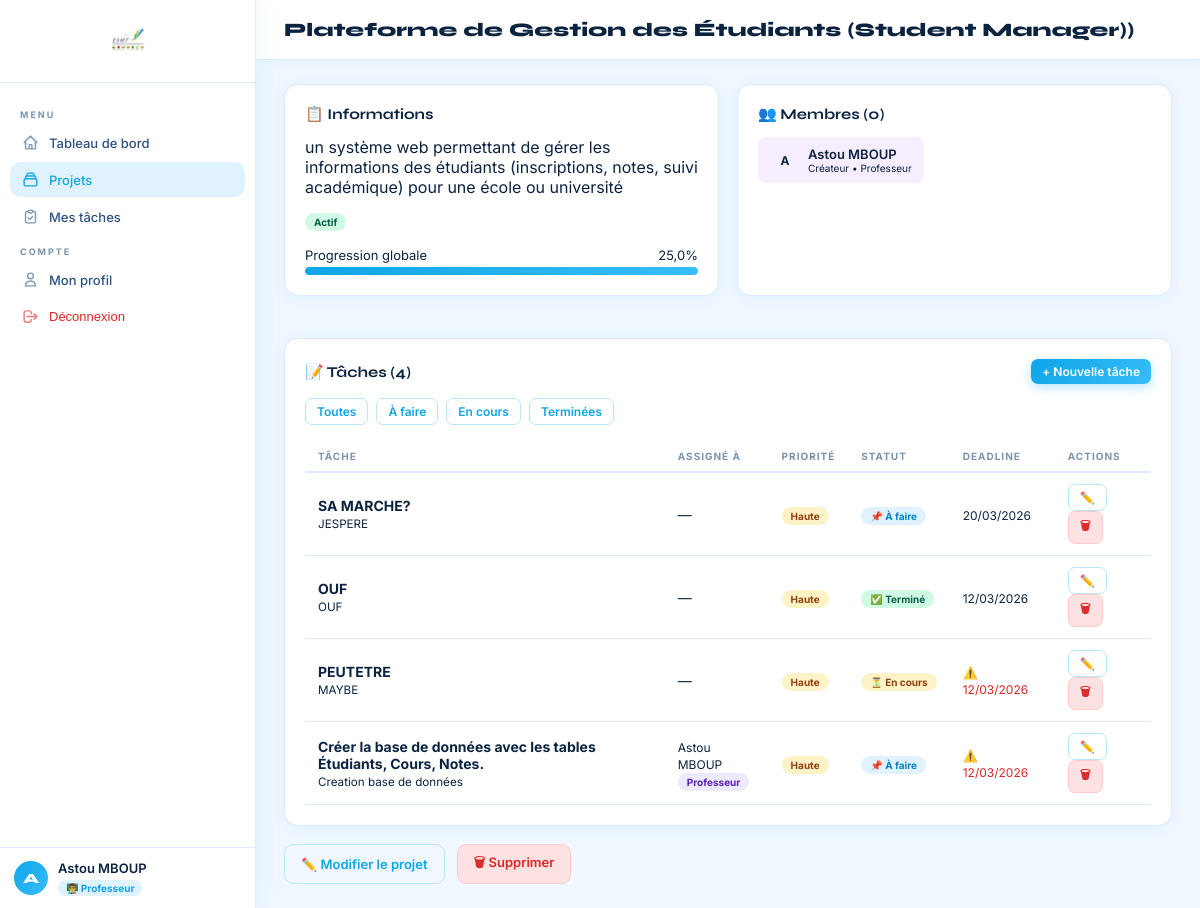
Screenshot of /projects/1/?status=a_faire (signed in) with the database file from the repository.
### users/models.py (models this page shows, shortened)
class User(AbstractUser):
    ROLE_ETUDIANT = 'etudiant'
    ROLE_PROFESSEUR = 'professeur'
    ROLE_CHOICES = [
        (ROLE_ETUDIANT, 'Étudiant'),
        (ROLE_PROFESSEUR, 'Professeur'),
    ]
    role = models.CharField(max_length=20, choices=ROLE_CHOICES, default=ROLE_ETUDIANT)
    avatar = models.ImageField(upload_to='avatars/', null=True, blank=True)
    bio = models.TextField(blank=True)
    class Meta:
        verbose_name = 'Utilisateur'
        verbose_name_plural = 'Utilisateurs'
    @property
    def is_professeur(self):
        return self.role == self.ROLE_PROFESSEUR

### projects/models.py (models this page shows, shortened)
class Project(models.Model):
    STATUS_CHOICES = [
        ('actif', 'Actif'),
        ('en_pause', 'En pause'),
        ('termine', 'Terminé'),
        ('archive', 'Archivé'),
    ]
    name = models.CharField(max_length=200)
    description = models.TextField(blank=True)
    creator = models.ForeignKey(User, on_delete=models.CASCADE, related_name='created_projects')
    members = models.ManyToManyField(User, related_name='member_projects', blank=True)
    status = models.CharField(max_length=20, choices=STATUS_CHOICES, default='actif')
    start_date = models.DateField(null=True, blank=True)
    end_date = models.DateField(null=True, blank=True)
    created_at = models.DateTimeField(auto_now_add=True)
    updated_at = models.DateTimeField(auto_now=True)
    class Meta:
        ordering = ['-created_at']
    def is_creator(self, user):
        return self.creator == user
    def can_access(self, user):
        return self.is_creator(user) or self.is_member(user)
    def get_completion_rate(self):
        total = self.tasks.count()
        if total == 0:
            return 0
        completed = self.tasks.filter(status='termine').count()
        return round((completed / total) * 100, 1)

### tasks/models.py (models this page shows, shortened)
class Task(models.Model):
    STATUS_CHOICES = [
        ('a_faire', 'À faire'),
        ('en_cours', 'En cours'),
        ('termine', 'Terminé'),
    ]
    PRIORITY_CHOICES = [
        ('basse', 'Basse'),
        ('moyenne', 'Moyenne'),
        ('haute', 'Haute'),
    ]
    project = models.ForeignKey(Project, on_delete=models.CASCADE, related_name='tasks')
    title = models.CharField(max_length=200)
    description = models.TextField(blank=True)
    deadline = models.DateTimeField()
    status = models.CharField(max_length=20, choices=STATUS_CHOICES, default='a_faire')
    priority = models.CharField(max_length=10, choices=PRIORITY_CHOICES, default='moyenne')
    assigned_to = models.ForeignKey(
        User, on_delete=models.SET_NULL, null=True, blank=True,
        related_name='assigned_tasks'
    )
    created_by = models.ForeignKey(User, on_delete=models.CASCADE, related_name='created_tasks')
    created_at = models.DateTimeField(auto_now_add=True)
    updated_at = models.DateTimeField(auto_now=True)
    completed_at = models.DateTimeField(null=True, blank=True)
    class Meta:
        verbose_name = 'Tâche'
        verbose_name_plural = 'Tâches'
        ordering = ['-created_at']
    @property
    def is_overdue(self):
        from django.utils import timezone
        if not self.deadline:
            return False
        return self.status != 'termine' and self.deadline < timezone.now()

### projects/views.py (the view)
# urls.py: path('<int:pk>/', views.project_detail_view, name='project-detail'),
@login_required
def project_detail_view(request, pk):
    project = get_object_or_404(Project, pk=pk)
    if not project.can_access(request.user):
        messages.error(request, "Accès refusé.")
        return redirect('project-list')
    tasks = project.tasks.select_related('assigned_to').order_by('-created_at')
    return render(request, 'projects/detail.html', {'project': project, 'tasks': tasks})

### templates/projects/detail.html (shortened to what this page needs)
{% extends 'base.html' %}
{% block page_title %}{{ project.name }}{% endblock %}
{% block content %}
<div class="grid-2" style="margin-bottom:24px;">
  <div class="card">
    <div class="card-title">📋 Informations</div>
    <p style="color:var(--text-muted);margin-bottom:16px;">{{ project.description|default:"Aucune description." }}</p>
    <div style="display:flex;gap:12px;flex-wrap:wrap;">
      <span class="badge {% if project.status == 'actif' %}badge-success{% elif project.status == 'termine' %}badge-info{% else %}badge-warning{% endif %}">{{ project.get_status_display }}</span>
    </div>
    <div style="margin-top:16px;">
      <div style="display:flex;justify-content:space-between;margin-bottom:4px;font-size:13px;">
        <span>Progression globale</span><span>{{ project.get_completion_rate }}%</span>
      </div>
      <div class="progress-bar" style="height:8px;">
        <div class="progress-fill" style="width:{{ project.get_completion_rate }}%;"></div>
      </div>
    </div>
  </div>
  <div class="card">
    <div class="card-title">👥 Membres ({{ project.members.count }})</div>
    <div style="display:flex;flex-wrap:wrap;gap:8px;">
      <div style="display:flex;align-items:center;gap:8px;background:rgba(168,85,247,0.1);border-radius:8px;padding:8px 12px;">
        <div style="width:30px;height:30px;border-radius:50%;background:linear-gradient(135deg,var(--accent),var(--accent2));display:flex;align-items:center;justify-content:center;font-size:12px;font-weight:700;">{{ project.creator.username|first|upper }}</div>
        <div>
          <div style="font-size:13px;font-weight:600;">{{ project.creator.get_full_name|default:project.creator.username }}</div>
          <div style="font-size:10px;color:var(--accent2);">Créateur • {{ project.creator.get_role_display }}</div>
        </div>
      </div>
    </div>
  </div>
</div>
<div class="card">
  <div class="card-title" style="justify-content:space-between;">
    <span>📝 Tâches ({{ tasks.count }})</span>
    {% if project.creator == request.user %}
    <a href="{% url 'task-create' project.pk %}" class="btn btn-primary btn-sm">+ Nouvelle tâche</a>
    {% endif %}
  </div>
  <div style="display:flex;gap:8px;margin-bottom:16px;flex-wrap:wrap;">
    <a href="?" class="btn btn-outline btn-sm {% if not request.GET.status %}btn-primary{% endif %}">Toutes</a>
    <a href="?status=a_faire" class="btn btn-outline btn-sm">À faire</a>
    <a href="?status=en_cours" class="btn btn-outline btn-sm">En cours</a>
    <a href="?status=termine" class="btn btn-outline btn-sm">Terminées</a>
  </div>
  {% if tasks %}
  <table>
    <thead><tr><th>Tâche</th><th>Assigné à</th><th>Priorité</th><th>Statut</th><th>Deadline</th><th>Actions</th></tr></thead>
    <tbody>
      {% for task in tasks %}
      <tr>
        <td><strong>{{ task.title }}</strong><br><small style="color:var(--text-muted);">{{ task.description|truncatechars:50 }}</small></td>
        <td>
          {% if task.assigned_to %}
          <span style="font-size:12px;">{{ task.assigned_to.get_full_name|default:task.assigned_to.username }}</span><br>
          <span class="badge {% if task.assigned_to.is_professeur %}badge-purple{% else %}badge-info{% endif %}" style="font-size:10px;">{{ task.assigned_to.get_role_display }}</span>
          {% else %}<span style="color:var(--text-muted);">—</span>{% endif %}
        </td>
        <td>
          {% if task.priority == 'urgente' %}<span class="badge badge-danger">Urgente</span>
          {% elif task.priority == 'haute' %}<span class="badge badge-warning">Haute</span>
          {% elif task.priority == 'normale' %}<span class="badge badge-info">Normale</span>
          {% else %}<span class="badge">Basse</span>{% endif %}
        </td>
        <td>
          {% if task.status == 'termine' %}<span class="badge badge-success">✅ Terminé</span>
          {% elif task.status == 'en_cours' %}<span class="badge badge-warning">⏳ En cours</span>
          {% else %}<span class="badge badge-info">📌 À faire</span>{% endif %}
        </td>
        <td>
          {% if task.deadline %}
            {% if task.is_overdue %}<span style="color:var(--danger);font-size:12px;">⚠️ {{ task.deadline|date:"d/m/Y" }}</span>
            {% else %}<span style="font-size:12px;">{{ task.deadline|date:"d/m/Y" }}</span>{% endif %}
          {% else %}<span style="color:var(--text-muted);">—</span>{% endif %}
        </td>
        <td>
          {% if project.creator == request.user or task.assigned_to == request.user %}
          <a href="{% url 'task-edit' task.pk %}" class="btn btn-outline btn-sm">✏️</a>
          {% endif %}
          {% if project.creator == request.user %}
          <a href="{% url 'task-delete' task.pk %}" class="btn btn-danger btn-sm">🗑</a>
          {% endif %}
        </td>
      </tr>
      {% endfor %}
    </tbody>
  </table>
  {% endif %}
</div>
{% if project.creator == request.user %}
<div style="display:flex;gap:12px;">
  <a href="{% url 'project-edit' project.pk %}" class="btn btn-outline">✏️ Modifier le projet</a>
  <a href="{% url 'project-delete' project.pk %}" class="btn btn-danger">🗑 Supprimer</a>
</div>
{% endif %}
{% endblock %}

### templates/base.html (shortened to what this page needs)
<!DOCTYPE html>
<html lang="fr">
<head>
</head>
<body>
<aside class="sidebar">
  <div class="sidebar-logo">
    <img alt="ESMT Logo"/>
  </div>
  <nav class="sidebar-nav">
    <div class="nav-section">Menu</div>
    <a href="{% url 'dashboard' %}" class="nav-item {% if 'dashboard' in request.resolver_match.url_name %}active{% endif %}">
      <svg width="17" height="17" fill="none" stroke="currentColor" viewBox="0 0 24 24"><path stroke-linecap="round" stroke-linejoin="round" stroke-width="2" d="M3 12l2-2m0 0l7-7 7 7M5 10v10a1 1 0 001 1h3m10-11l2 2m-2-2v10a1 1 0 01-1 1h-3m-6 0a1 1 0 001-1v-4a1 1 0 011-1h2a1 1 0 011 1v4a1 1 0 001 1m-6 0h6"/></svg>
      Tableau de bord
    </a>
    <a href="{% url 'project-list' %}" class="nav-item {% if 'project' in request.resolver_match.url_name %}active{% endif %}">
      <svg width="17" height="17" fill="none" stroke="currentColor" viewBox="0 0 24 24"><path stroke-linecap="round" stroke-linejoin="round" stroke-width="2" d="M19 11H5m14 0a2 2 0 012 2v6a2 2 0 01-2 2H5a2 2 0 01-2-2v-6a2 2 0 012-2m14 0V9a2 2 0 00-2-2M5 11V9a2 2 0 012-2m0 0V5a2 2 0 012-2h6a2 2 0 012 2v2M7 7h10"/></svg>
      Projets
    </a>
    <a href="{% url 'task-list' %}" class="nav-item {% if 'task' in request.resolver_match.url_name %}active{% endif %}">
      <svg width="17" height="17" fill="none" stroke="currentColor" viewBox="0 0 24 24"><path stroke-linecap="round" stroke-linejoin="round" stroke-width="2" d="M9 5H7a2 2 0 00-2 2v12a2 2 0 002 2h10a2 2 0 002-2V7a2 2 0 00-2-2h-2M9 5a2 2 0 002 2h2a2 2 0 002-2M9 5a2 2 0 012-2h2a2 2 0 012 2m-6 9l2 2 4-4"/></svg>
      Mes tâches
    </a>
    <div class="nav-section">Compte</div>
    <a href="{% url 'profile' %}" class="nav-item {% if request.resolver_match.url_name == 'profile' %}active{% endif %}">
      <svg width="17" height="17" fill="none" stroke="currentColor" viewBox="0 0 24 24"><path stroke-linecap="round" stroke-linejoin="round" stroke-width="2" d="M16 7a4 4 0 11-8 0 4 4 0 018 0zM12 14a7 7 0 00-7 7h14a7 7 0 00-7-7z"/></svg>
      Mon profil
    </a>
    <form method="post" action="{% url 'logout' %}" style="margin:0;">
      <button type="submit" class="nav-item danger" style="width:100%;border:none;background:none;cursor:pointer;text-align:left;">
        <svg width="17" height="17" fill="none" stroke="currentColor" viewBox="0 0 24 24"><path stroke-linecap="round" stroke-linejoin="round" stroke-width="2" d="M17 16l4-4m0 0l-4-4m4 4H7m6 4v1a3 3 0 01-3 3H6a3 3 0 01-3-3V7a3 3 0 013-3h4a3 3 0 013 3v1"/></svg>
        Déconnexion
      </button>
    </form>
  </nav>
  {% if user.is_authenticated %}
  <div class="sidebar-user">
    <div class="user-av">{{ user.username|first|upper }}</div>
    <div>
      <div class="user-name">{{ user.get_full_name|default:user.username }}</div>
      <span class="user-role {% if not user.is_professeur %}etudiant{% endif %}">
        {% if user.is_professeur %}👨‍🏫 Professeur{% else %}🎓 Étudiant{% endif %}
      </span>
    </div>
  </div>
  {% endif %}
</aside>
<div class="main">
  <div class="topbar">
    <div class="topbar-title">{% block page_title %}{% endblock %}</div>
  </div>
  <div class="content">
    {% block content %}{% endblock %}
  </div>
</div>
</body>
</html>

### rows the page displays
User: username|first "A", get_full_name "Astou MBOUP"
Project: name "Plateforme de Gestion des Étudiants (Student Manager))", description "un système web permettant de gérer les informations des étudiants (inscriptions, notes, suivi académique) pour une école ou université", status "Actif", get_completion_rate "25,0", members.count "0", creator.username|first "A", creator.get_full_name "Astou MBOUP", creator.role "Professeur"
Task: title "SA MARCHE?", description "JESPERE", priority "Haute", status "📌 À faire", deadline "20/03/2026"
Task: title "OUF", description "OUF", priority "Haute", status "✅ Terminé", deadline "12/03/2026"
Task: title "PEUTETRE", description "MAYBE", priority "Haute", status "⏳ En cours", deadline "12/03/2026"
Task: title "Créer la base de données avec les tables Étudiants, Cours, Notes.", description "Creation base de données", assigned_to.get_full_name "Astou MBOUP", assigned_to.role "Professeur", priority "Haute", status "📌 À faire", deadline "12/03/2026"

### other values shown
{{ tasks.count }} "4"
